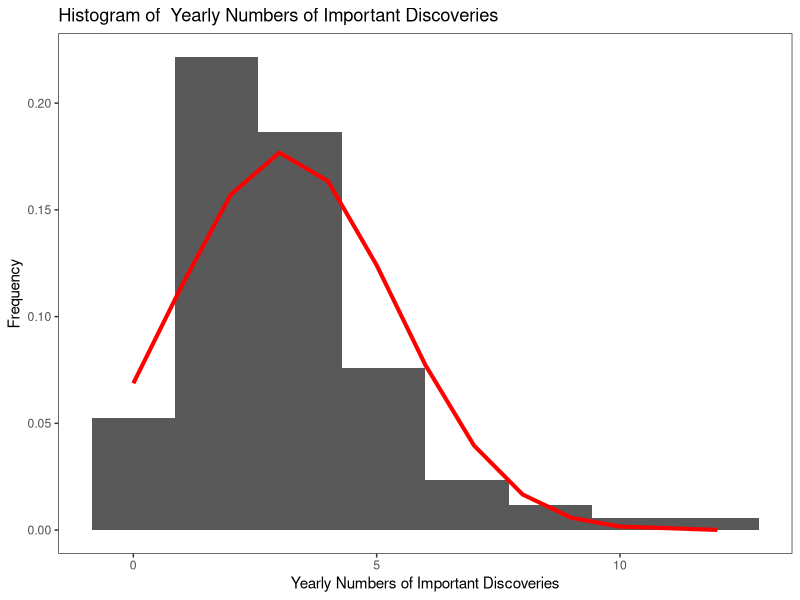

R code for this plot:
## ---- chunk 1
knitr::opts_chunk$set(echo = FALSE)
## ---- chunk 2

suppressMessages(library(dplyr))
suppressMessages(library(ggplot2))

xlab <- "Yearly Numbers of Important Discoveries"
plot_data <- data.frame(x = as.numeric(discoveries))


# draw the histogram with the specified number of bins
plot_data %>% ggplot(aes(x = x)) +
  geom_histogram(aes(y = ..density..), bins = 8) + 
  theme_bw() +
  theme(panel.background = element_blank(),
        panel.grid.major = element_blank(),
        panel.grid.minor = element_blank()) +
  labs(x = xlab, y = "Frequency") +
  ggtitle(paste("Histogram of ", xlab)) -> plot

# add distributions
mean <- mean(plot_data$x)
sd <- sd(plot_data$x)
n <- nrow(plot_data)
min <- min(plot_data$x)
max <- max(plot_data$x)


y_norm <- dnorm(plot_data$x, mean, sd)
plot <- plot + geom_line(aes(x = plot_data$x, y = y_norm),
                         size = 1.4, color = "red")


plot

